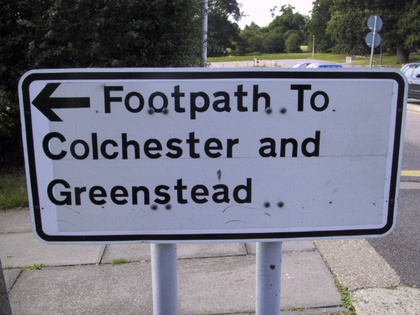
%> input picture 100.jpg, 420 x 315 px, shrunk from 640 x 480 before the run
$ octave test_case_1.m   (GNU Octave 9; MATLAB toolbox functions it lacks are replaced by stand-ins)
%> lines starting %> are read from the running program, lines starting %| are printed output that depends on the picture; in (x1, y1, x2, y2) boxes, pixels count from 0 and x2, y2 are one past the last pixel; in counts of white or black regions, pixels touching at a corner belong together; the program's own positions count from 1
%% =========================================================================
% Test Case 1
% =========================================================================
clear all; close all; clc;

%% 1. อ่านภาพต้นฉบับ
f = imread('100.jpg');
%> f is the input picture: size 315x420x3 uint8; mean R, G, B 114.1, 114.9, 126.7

%% 2. ขั้นตอน Preprocessing (สไลด์ Part I & II)

% --- Step 2.1: แปลงภาพต้นฉบับเป็น Grayscale ---
f_gray_full = rgb2gray(f);
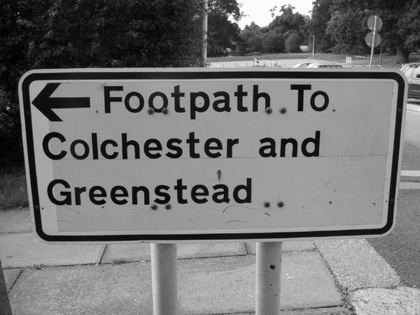
%> f_gray_full: size 315x420 uint8; min 0, max 255, mean 116

% --- Step 2.2: สกัดแผ่นป้าย (Signboard Segmentation) ---
bw_sign = f_gray_full > 120;
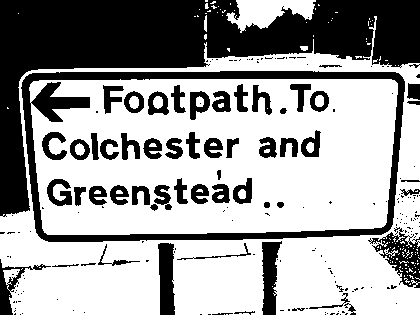
%> bw_sign: size 315x420 logical; 62.4% white; 206 black regions (147 under 20 px)
stats = regionprops(bw_sign, 'Area', 'BoundingBox');
%> stats = 137 regions; largest, box (x1, y1, x2, y2) and Area: (29, 79, 398, 235) 44481, (0, 16, 420, 315) 35167, (226, 0, 316, 33) 1636, (129, 96, 139, 109) 104, (153, 96, 163, 109) 103
[~, maxIdx] = max([stats.Area]);
%> maxIdx = 6
roi = stats(maxIdx).BoundingBox;
%> roi = [29.5 79.5 369 156]

% --- Step 2.3: ตัดเฉพาะแผ่นป้าย (Crop ROI - ตัดเส้นขอบดำรอบป้ายออก 15 px) ---
margin = 15;
roi_inner = [roi(1)+margin, roi(2)+margin, roi(3)-2*margin, roi(4)-2*margin];
%> roi_inner = [44.5 94.5 339 126]
f_sign = imcrop(f, roi_inner);
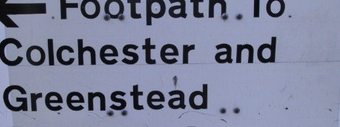
%> f_sign: size 127x340x3 uint8; mean R, G, B 124.3, 129.2, 154
f_sign_gray = rgb2gray(f_sign);
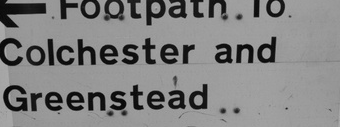
%> f_sign_gray: size 127x340 uint8; min 2, max 177, mean 130.6

% --- Step 2.4: ปรับคอนทราสต์ให้ตัวหนังสือคมชัด (CLAHE: adapthisteq) ---
f_adj = adapthisteq(f_sign_gray, 'ClipLimit', 0.02);
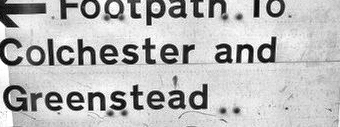
%> f_adj: size 127x340 uint8; min 0, max 255, mean 187.1

% --- Step 2.5: ลดสัญญาณรบกวนพื้นผิว (Median Filter: medfilt2) ---
f_clean = medfilt2(f_adj, [3 3]);
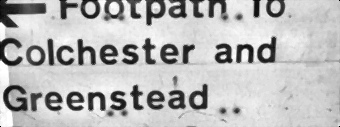
%> f_clean: size 127x340 uint8; min 0, max 255, mean 187.2

%% 3. แสดงรูปภาพขั้นตอน Preprocessing ทุกขั้นตอน (Figure 1 สำหรับใส่สไลด์)
figure('Name', 'Preprocessing Pipeline (Test Case 1)', 'NumberTitle', 'off');
subplot(2, 3, 1); imshow(f);           title('(1) Original Image (testcase1.jpg)');
subplot(2, 3, 2); imshow(bw_sign);     title('(2) Signboard Mask (Segmentation)');
subplot(2, 3, 3); imshow(f_sign);      title('(3) Cropped Signboard (ROI)');
subplot(2, 3, 4); imshow(f_sign_gray); title('(4) Cropped Grayscale');
subplot(2, 3, 5); imshow(f_adj);       title('(5) Contrast Enhanced (CLAHE)');
subplot(2, 3, 6); imshow(f_clean);     title('(6) Filtered Image (Ready for OCR)');

%% 4. รัน OCR บนภาพที่ผ่านการ Preprocessing
%> (the run ends here)

$ run again, with 151.jpg copied over 100.jpg
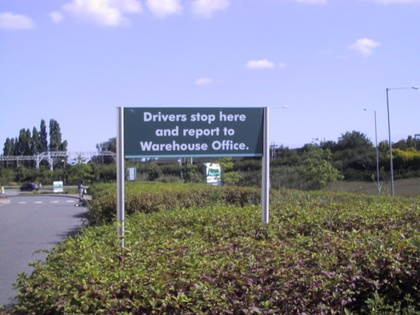
%> input picture 151.jpg, 420 x 315 px, shrunk from 640 x 480 before the run
%> f is the input picture: size 315x420x3 uint8; mean R, G, B 134.6, 137.2, 152.7
%> `bw_sign = f_gray_full > 120;`:
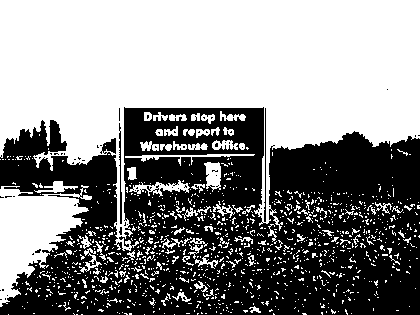
%> bw_sign: size 315x420 logical; 54.2% white; 71 black regions (68 under 20 px)
%> stats = 1147 regions; largest, box (x1, y1, x2, y2) and Area: (0, 0, 420, 251) 56664, (0, 185, 92, 307) 5545, (129, 180, 190, 197) 386, (204, 162, 221, 192) 359, (125, 154, 255, 166) 349
%> maxIdx = 1
%> roi = [0.5 0.5 420 251]
%> roi_inner = [15.5 15.5 390 221]
%> `f_clean = medfilt2(f_adj, [3 3]);`:
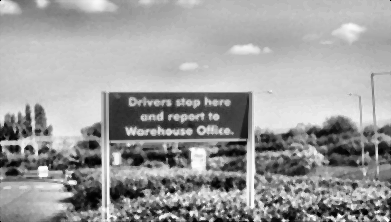
%> f_clean: size 222x391 uint8; min 0, max 254, mean 157.6
